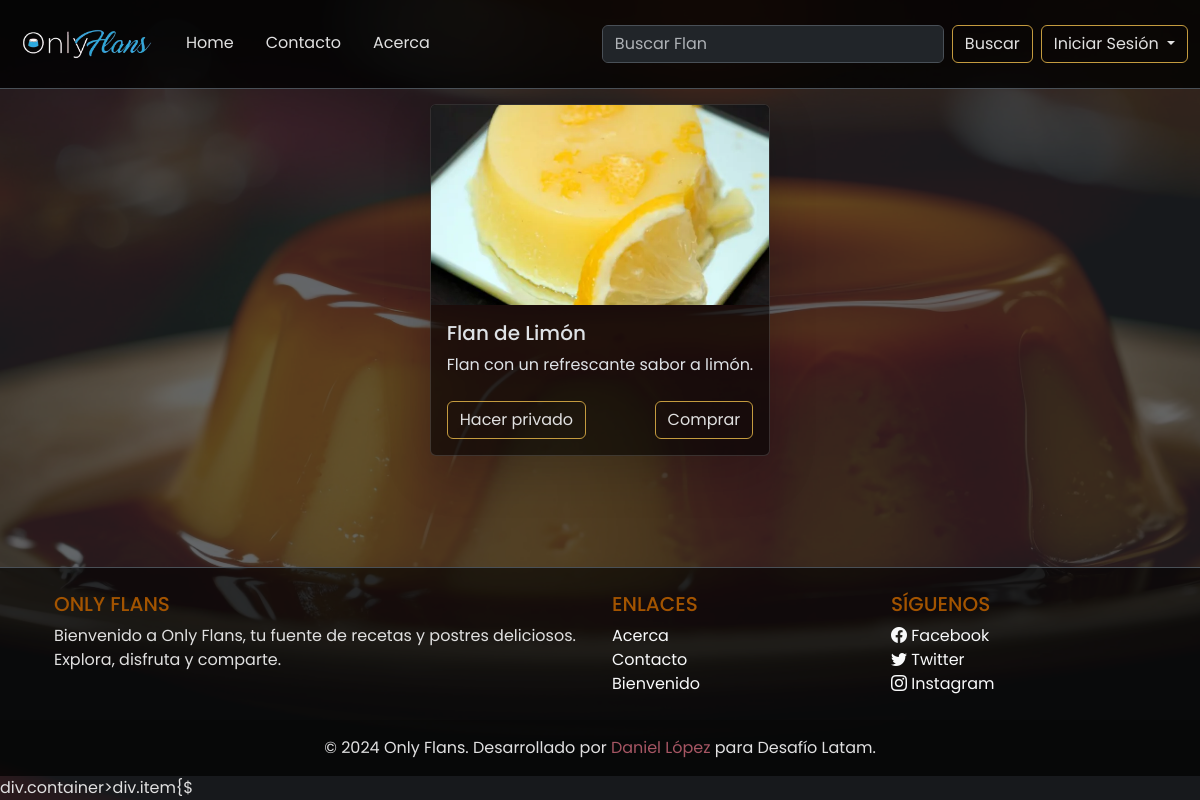
Page /flan/flan-de-limon/ on the committed database.
### web/models.py (models this page shows, shortened)
class Flan(models.Model):
    flan_uuid = models.UUIDField(default=uuid.uuid4, editable=False, unique=True)
    name = models.CharField(max_length=64)
    normalized_name = models.CharField(max_length=64, editable=False)
    description = models.TextField()
    image_url = models.CharField(max_length=255)
    slug = models.SlugField(unique=True)
    is_private = models.BooleanField(default=False)
    created_at = models.DateTimeField(auto_now_add=True)
    updated_at = models.DateTimeField(auto_now=True)
    deleted_at = models.DateTimeField(null=True, blank=True)

### web/views.py (the view)
# urls.py: path("flan/<slug:slug>/", flan_detail, name="flan_detail"),
def flan_detail(request, slug):
    flan = get_object_or_404(Flan, slug=slug)
    return render(request, "web/flan_detail.html", {"flan": flan})

### web/templates/web/flan_detail.html (shortened to what this page needs)
{% extends 'web/base.html' %}
{% load static %}
{% block content %}
<div class="d-flex justify-content-center align-items-center">
    <div class="card h-100 shadow-lg card-hover card-semitransparent d-flex flex-column">
        <div class="image-container">
            <img src="{% static flan.image_url %}" class="card-img-top" alt="{{ flan.name }}">
        </div>
        <div class="card-body">
            <h5 class="card-title">{{ flan.name }}</h5>
            <p class="card-text">{{ flan.description }}</p>
            <div class="d-flex justify-content-between mt-4">
                <form method="POST" action="{% url 'toggle_privacy' slug=flan.slug %}">
                    <button type="submit" class="btn">
                        {% if flan.is_private %}
                        Quitar de privados
                        {% else %}
                        Hacer privado
                        {% endif %}
                    </button>
                </form>
                <form method="POST" action="{% url 'buy_flan' slug=flan.slug %}">
                    <button type="submit" class="btn ">Comprar</button>
                </form>
            </div>
        </div>
    </div>
</div>
{% endblock %}

### web/static/web/css/style.css (style rules this page uses)
* { margin: 0; padding: 0; box-sizing: border-box; }
:root { --color-flan-dorado-oscuro: #C49B3F; --color-caramelo-oscuro: #A35400; --color-crema-oscura: #3A3A3A; --color-chocolate-oscuro: #E0E0E0; --color-fresa-oscura: #A65663; }
body, html { height: 100%; }
body { color: var(--color-chocolate-oscuro); padding-top: 5rem; font-family: 'Poppins', sans-serif; }
body::before { content: ""; position: fixed; top: 0; left: 0; width: 100%; height: 100%; background: url('/static/web/images/background.webp') no-repeat center center fixed; background-size: cover; opacity: 0.3; z-index: -1; }
.btn { color: var(--color-chocolate-oscuro); border-color: var(--color-flan-dorado-oscuro); }
h1, h2, h3, h4, h5, h6 { color: var(--color-caramelo-oscuro); }
.image-container { height: 200px; overflow: hidden; display: flex; align-items: center; justify-content: center; }
.card-img-top { height: 100%; object-fit: cover; }
.card-hover { transition: transform 0.2s ease-in-out, box-shadow 0.2s ease-in-out; }
.about, .card-semitransparent, .footer-semitransparent { background-color: rgba(0, 0, 0, 0.6); }

### rows in the picture
Flan: image_url (picture), name "Flan de Limón", description "Flan con un refrescante sabor a limón."
